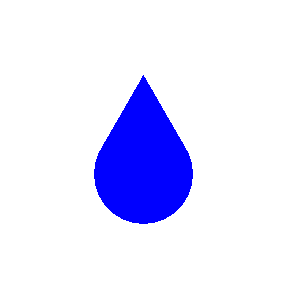

The script that drew this image:
"""
   水滴.py
"""
import turtle              # 导入海龟模块

turtle.ht()                # 隐藏海龟
turtle.color('blue')       # 设定颜色为蓝色
turtle.setheading(-90)     # 设定方向为向下

for s in range(1,100):     # 在1到100的范围内更新s
    turtle.pensize(s)      # 把s设为画笔粗细
    turtle.fd(1)           # 前进1个单位

turtle.done()              # 海龟做完了
